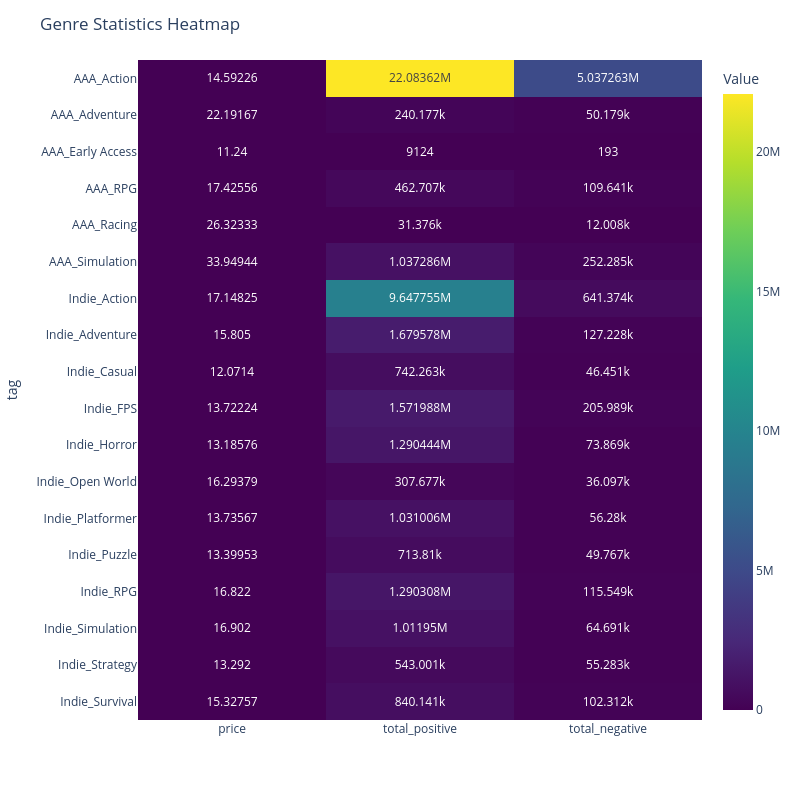

Notebook cell for this chart:
### Code cell
fig = px.imshow(
    genre_stats,
    color_continuous_scale='viridis',
    text_auto=True,  # This adds annotations with the values
    aspect="auto",   # Maintains aspect ratio
    height=800,      # Equivalent to figsize=(20,20) in matplotlib
    width=800
)
fig.update_layout(
    title="Genre Statistics Heatmap",
    coloraxis_colorbar=dict(title="Value"),
    font=dict(size=12)
)


fig.show()

### Figure 1 — Plotly figure (JSON) as saved in the notebook; plotly's stock layout.template omitted (floating-point values rounded to 4 significant figures)
{"data": [{"coloraxis": "coloraxis", "hovertemplate": "x: %{x}<br>tag: %{y}<br>color: %{z}<extra></extra>", "name": "0", "texttemplate": "%{z}", "type": "heatmap", "x": ["price", "total_positive", "total_negative"], "xaxis": "x", "y": ["AAA_Action", "AAA_Adventure", "AAA_Early Access", "AAA_RPG", "AAA_Racing", "AAA_Simulation", "Indie_Action", "Indie_Adventure", "Indie_Casual", "Indie_FPS", "Indie_Horror", "Indie_Open World", "Indie_Platformer", "Indie_Puzzle", "Indie_RPG", "Indie_Simulation", "Indie_Strategy", "Indie_Survival"], "yaxis": "y", "z": [[14.59, 22080000.0, 5037000.0], [22.19, 240200.0, 50180.0], [11.24, 9124.0, 193.0], [17.43, 462700.0, 109600.0], [26.32, 31380.0, 12010.0], [33.95, 1037000.0, 252300.0], [17.15, 9648000.0, 641400.0], [15.8, 1680000.0, 127200.0], [12.07, 742300.0, 46450.0], [13.72, 1572000.0, 206000.0], [13.19, 1290000.0, 73870.0], [16.29, 307700.0, 36100.0], [13.74, 1031000.0, 56280.0], [13.4, 713800.0, 49770.0], [16.82, 1290000.0, 115500.0], [16.9, 1012000.0, 64690.0], [13.29, 543000.0, 55280.0], [15.33, 840100.0, 102300.0]]}], "layout": {"coloraxis": {"colorbar": {"title": {"text": "Value"}}, "colorscale": [[0, "#440154"], [0.1111, "#482878"], [0.2222, "#3e4989"], [0.3333, "#31688e"], [0.4444, "#26828e"], [0.5556, "#1f9e89"], [0.6667, "#35b779"], [0.7778, "#6ece58"], [0.8889, "#b5de2b"], [1, "#fde725"]]}, "font": {"size": 12}, "height": 800, "margin": {"t": 60}, "title": {"text": "Genre Statistics Heatmap"}, "width": 800, "xaxis": {"anchor": "y", "domain": [0, 1]}, "yaxis": {"anchor": "x", "autorange": "reversed", "domain": [0, 1], "title": {"text": "tag"}}}}
